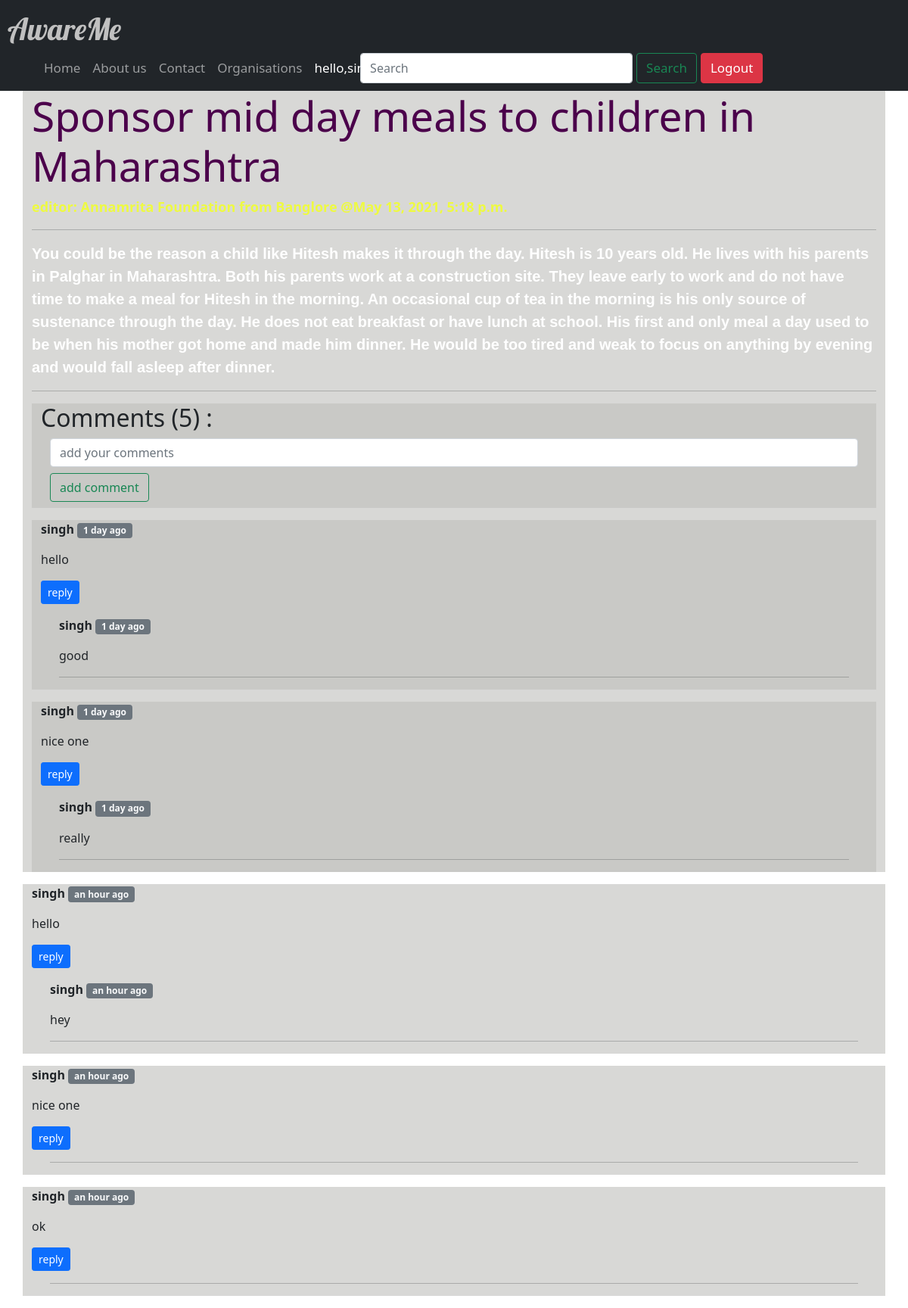
/awareme/newsFeed/11/ (signed in), run on the app's committed database.
### awaremeapp/models.py (models this page shows, shortened)
class OrgFeed(models.Model):
    user=models.ForeignKey(User,on_delete=models.CASCADE,null=True,blank=True)
    title=models.CharField(blank=True,null=True,max_length=250)
    brief=models.TextField(blank=True,null=True)
    author=models.CharField(blank=True,null=True,max_length=250)
    locations=models.CharField(max_length=100,null=True)
    timestamp = models.DateTimeField(default=now)

class FeedComment(models.Model):
    comment=models.TextField(blank=True,null=True)
    writer=models.ForeignKey(User,on_delete=models.CASCADE)
    post=models.ForeignKey(OrgFeed, on_delete=models.CASCADE)
    parent=models.ForeignKey('self', on_delete=models.CASCADE,null=True)
    timestamp = models.DateTimeField(default=now)
    def __str__(self):
        return str(self.writer) +' --wrote--> ' +self.comment[0:4] + '...'

### awaremeapp/views.py (the view)
# urls.py: path('newsFeed/<str:pk>/',views.newsFeed,name="newsFeed"),
@login_required(login_url='login')
def newsFeed(request,pk):
    newspk=OrgFeed.objects.get(id=pk)
    comments=FeedComment.objects.filter(post=newspk,parent=None)
    replies=FeedComment.objects.filter(post=newspk).exclude(parent=None)
    replyDict={}
    for reply in replies:
        if reply.id not in replyDict.keys():
            replyDict[reply.parent.id]=[reply]
        else:
            replyDict[reply.parent.id].append(reply)
    print(replyDict)
    count=comments.count()
    context={'newspk':newspk,'comments':comments,'count':count,'replyDict':replyDict}
    return render(request,'awaremeapp/news_feed.html',context)

### awaremeapp/templatetags/extras.py (called while the page is built)
@register.filter(name='get_val')
def get_val(dict,key):
    return dict.get(key)

### templates/awaremeapp/news_feed.html (shortened to what this page needs)
{% extends 'awaremeapp/orgbase.html' %}
{% load static %}
{% block content %}
{% load humanize %}
{% load extras %}
<div class="container backg">
    <h1 style="color: rgb(75, 0, 75);font-size: 55px;">{{newspk.title}}</h1>
    <p style="font-weight: bold;color:rgb(238, 250, 65) ; font-size: 18px;"><b>editor: </b>{{newspk.author}} from {{newspk.locations}} @{{newspk.timestamp}}</p>
    <hr>
    <p style="font-weight: bold;color:rgb(255, 255, 255);font-size: 20px;font-family: sans-serif;">{{newspk.brief}}</p>
    <hr>
    <div class="">
        <div class="container backg">
            <h2>Comments ({{count}}) :</h2>
            <form action="{% url 'postComment' newspk.id %}" method="POST">
                <div class="container">
                    <input type="text" class="form-control" name="comment" placeholder="add your comments" rows="2"
                        cols="1">
                    <button type="submit" class="btn btn-outline-success my-2">add comment</button>
                </div>
        </div>
        {% for comment in comments %}
        <div class="container backg">
            <div class="row my-3">
                <p><b>{{comment.writer}} </b><span
                        class="badge bg-secondary text-light">{{comment.timestamp|naturaltime}}</span> </p>
                <p>{{comment.comment}}</p>
                <div class="replybox mx-0">
                    <p>
                        <button class="btn btn-sm btn-primary" type="button" data-bs-toggle="collapse"
                            data-bs-target="#replybox{{comment.id}}" aria-expanded="false"
                            aria-controls="replybox{{comment.id}}">
                            reply
                        </button>
                    </p>
                    <div class="replies mx-4 my-1">
                        {% for reply in replyDict|get_val:comment.id %}
                        <p><b>{{reply.writer}} </b><span
                                class="badge bg-secondary text-light">{{comment.timestamp|naturaltime}}</span></p>
                        {{reply.comment}}
                        {% endfor %}
                        <hr>
                    </div>
                </div>
            </div>
        </div>
    </div>
    {% endfor %}
{% endblock %}

### templates/awaremeapp/orgbase.html (shortened to what this page needs)
{% load static %}
<!DOCTYPE html>
<html lang="en">
<head>
  <link href="https://cdn.jsdelivr.net/npm/bootstrap@5.0.0/dist/css/bootstrap.min.css" rel="stylesheet"
>
  <link rel="stylesheet" href="{% static '/css/static.css' %}">
</head>
<body style="background: url('/static/images/do.jpg') no-repeat fixed center;background-size: cover;">
  <nav class="navbar navbar-expand-lg navbar-dark bg-dark sticky-top navflex ">
    <div >
    <a class="navbar-brand" id="font" style="margin-left:10px;" href="/">AwareMe</a>
      <div class="collapse navbar-collapse" id="navbarSupportedContent" style="margin-left:50px;">
        <ul class="navbar-nav me-0 mb-2 mb-lg-0">
          <li class="nav-item">
            <a class="nav-link size {% block homeactive %} {% endblock homeactive %}" aria-current="page"
              href="{% url 'listFeed'%}">Home</a>
          </li>
          <li class="nav-item">
            <a class="nav-link size {% block aboutactive %} {% endblock aboutactive %}" aria-current="page"
              href="{% url 'aboutus' %}">About us<a>
          </li>
          <li class="nav-item">
            <a class="nav-link size {% block contactactive %} {% endblock contactactive %}" aria-current="page"
              href="{% url 'contact' %}">Contact</a>
          </li>
          <li class="nav-item">
            <a class="nav-link size {% block organistionactive %} {% endblock organistionactive %}" aria-current="page"
              href="{% url 'details' %}">Organisations</a>
          </li>
          <li class="nav-item ">
            <a class="nav-link size active" aria-current="page">hello,{{request.user}}</a>
          </li>
        </ul>
        <form class="d-flex" method="GET" action="{% url 'search' %}">
          <input class="form-control inoutlog wid " type="search" placeholder="Search" name="query" id="query"
            aria-label="Search">
          <button class="btn btn-outline-success size mx-1 inoutlog" type="submit">Search</button>
        </form>
        <div>
          {% if user.is_authenticated %}
          <a class="btn btn-danger size  inoutlog " href="{% url 'logout' %}">Logout</a>
          {% else %}
          <a class="btn btn-danger size inoutlog" href="{% url 'login' %}">Login</a>
          {% endif %}
      </div>
      </div>
    </div>
  </nav>
  {% block content %}
  {% endblock %}
</body>
</html>

### static/css/static.css (style rules this page uses)
#font { font-family: 'Lobster', cursive; font-size: 5vh; margin-left: 10px; color: silver; }
.size { font-size: 17px; }
.wid { width:30vw; }
.inoutlog { position: relative; left:15vw; bottom: 6vh; }
.backg { background-color: rgba(192, 192, 189, 0.61); }
@media only screen and (max-width:1300px) { .inoutlog { margin: 2px 1px; position: relative; left:-3vw; bottom: 0vh; width:-moz-fit-content; } }

### data on the page
OrgFeed: title "Sponsor mid day meals to children in Maharashtra", brief "You could be the reason a child like Hitesh makes it through the day. Hitesh is 10 years old. He lives with his parents in Palghar in Maharashtra. Both his parents work at a construction site. They leave early to work and do not have time to make a meal for Hitesh in the morning. An occasional cup of tea in the morning is his only source of sustenance through the day. He does not eat breakfast or have lunch at school. His first and only meal a day used to be when his mother got home and made him dinner. He would be too tired and weak to focus on anything by evening and would fall asleep after dinner."
FeedComment: writer "singh", timestamp "1 day ago", comment "hello"
FeedComment: writer "singh", comment "good"
FeedComment: writer "singh", timestamp "1 day ago", comment "nice one"
FeedComment: writer "singh", comment "really"
FeedComment: writer "singh", timestamp "an hour ago", comment "hello"
FeedComment: writer "singh", comment "hey"
FeedComment: writer "singh", timestamp "an hour ago", comment "nice one"
FeedComment: writer "singh", timestamp "an hour ago", comment "ok"

### other printed values
{{ count }} "5"
